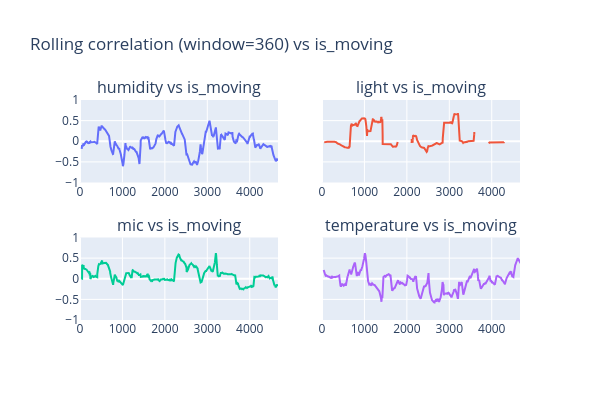

Here is the notebook cell this chart was saved with:
### Code cell
# 9) Rolling correlation
# Calcola la correlazione tra due serie temporali in una finestra mobile
from plotly.subplots import make_subplots
import plotly.graph_objects as go

window = 360
vars_plot = ['humidity','light','mic','temperature']
vars_plot = [v for v in vars_plot if v in df_all.columns]

fig = make_subplots(
    rows=2, cols=2,
    subplot_titles=[f"{v} vs is_moving" for v in vars_plot],
    shared_yaxes=True
)

positions = [(1,1), (1,2), (2,1), (2,2)]

for v, (r,c) in zip(vars_plot, positions):
    df_all[f'rollcorr_{v}'] = (
        df_all[v]
        .rolling(window=window, min_periods=10)
        .corr(df_all['is_moving'])
    )
    fig.add_trace(
        go.Scatter(
            y=df_all[f'rollcorr_{v}'],
            mode='lines',
            name=v
        ),
        row=r, col=c
    )

fig.update_layout(
    title=f"Rolling correlation (window={window}) vs is_moving",
    height=400,
    width=600,
    showlegend=False
)

fig.update_yaxes(range=[-1, 1])

fig.show()

### Figure 1 — Plotly figure (JSON) as saved in the notebook; plotly's stock layout.template omitted (floating-point values rounded to 4 significant figures; data arrays with more than 128 entries replaced by an {"elided": "..."} marker saying what was removed)
{"data": [{"mode": "lines", "name": "humidity", "type": "scatter", "xaxis": "x", "y": {"elided": "4667 float values"}, "yaxis": "y"}, {"mode": "lines", "name": "light", "type": "scatter", "xaxis": "x2", "y": {"elided": "4667 float values"}, "yaxis": "y2"}, {"mode": "lines", "name": "mic", "type": "scatter", "xaxis": "x3", "y": {"elided": "4667 float values"}, "yaxis": "y3"}, {"mode": "lines", "name": "temperature", "type": "scatter", "xaxis": "x4", "y": {"elided": "4667 float values"}, "yaxis": "y4"}], "layout": {"annotations": [{"font": {"size": 16}, "showarrow": false, "text": "humidity vs is_moving", "x": 0.225, "xanchor": "center", "xref": "paper", "y": 1, "yanchor": "bottom", "yref": "paper"}, {"font": {"size": 16}, "showarrow": false, "text": "light vs is_moving", "x": 0.775, "xanchor": "center", "xref": "paper", "y": 1, "yanchor": "bottom", "yref": "paper"}, {"font": {"size": 16}, "showarrow": false, "text": "mic vs is_moving", "x": 0.225, "xanchor": "center", "xref": "paper", "y": 0.375, "yanchor": "bottom", "yref": "paper"}, {"font": {"size": 16}, "showarrow": false, "text": "temperature vs is_moving", "x": 0.775, "xanchor": "center", "xref": "paper", "y": 0.375, "yanchor": "bottom", "yref": "paper"}], "height": 400, "showlegend": false, "title": {"text": "Rolling correlation (window=360) vs is_moving"}, "width": 600, "xaxis": {"anchor": "y", "domain": [0, 0.45]}, "xaxis2": {"anchor": "y2", "domain": [0.55, 1]}, "xaxis3": {"anchor": "y3", "domain": [0, 0.45]}, "xaxis4": {"anchor": "y4", "domain": [0.55, 1]}, "yaxis": {"anchor": "x", "domain": [0.625, 1], "range": [-1, 1]}, "yaxis2": {"anchor": "x2", "domain": [0.625, 1], "matches": "y", "range": [-1, 1], "showticklabels": false}, "yaxis3": {"anchor": "x3", "domain": [0, 0.375], "range": [-1, 1]}, "yaxis4": {"anchor": "x4", "domain": [0, 0.375], "matches": "y3", "range": [-1, 1], "showticklabels": false}}}
